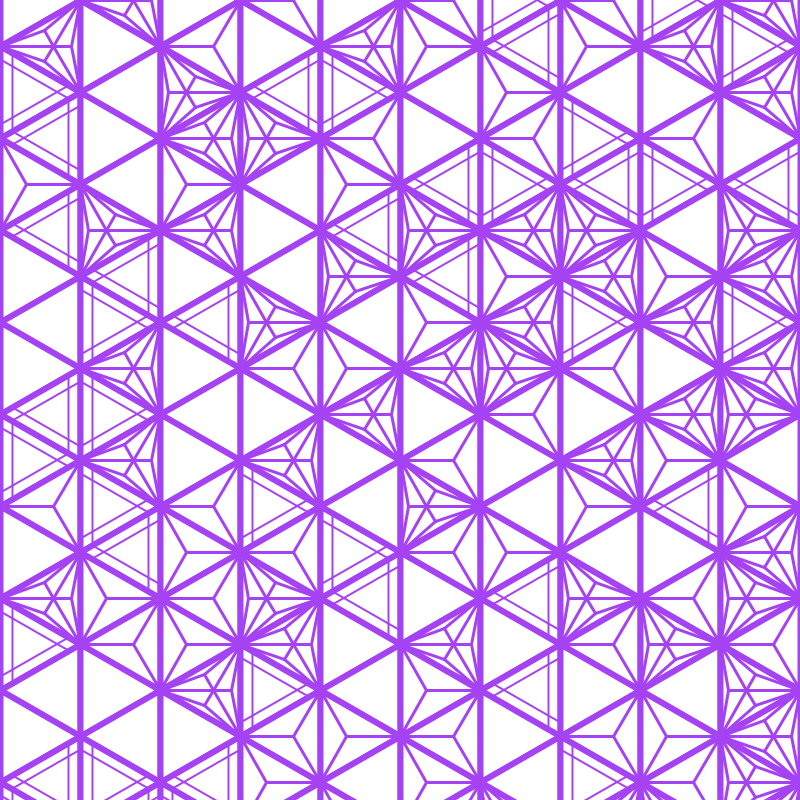
Frame 1 (no input)
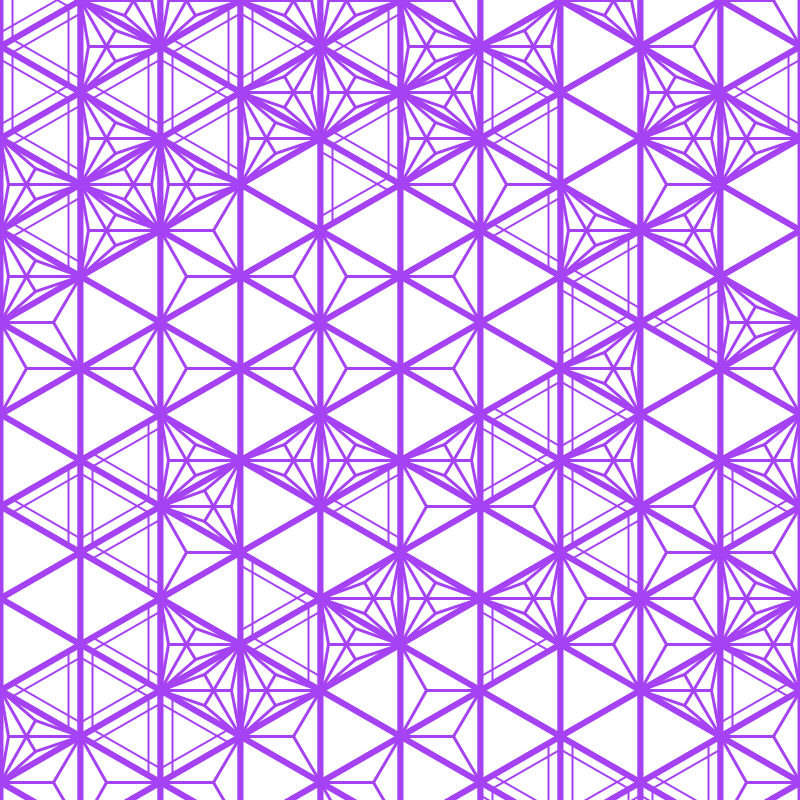
Frame 60 (the mouse pressed at the canvas centre just before this capture)
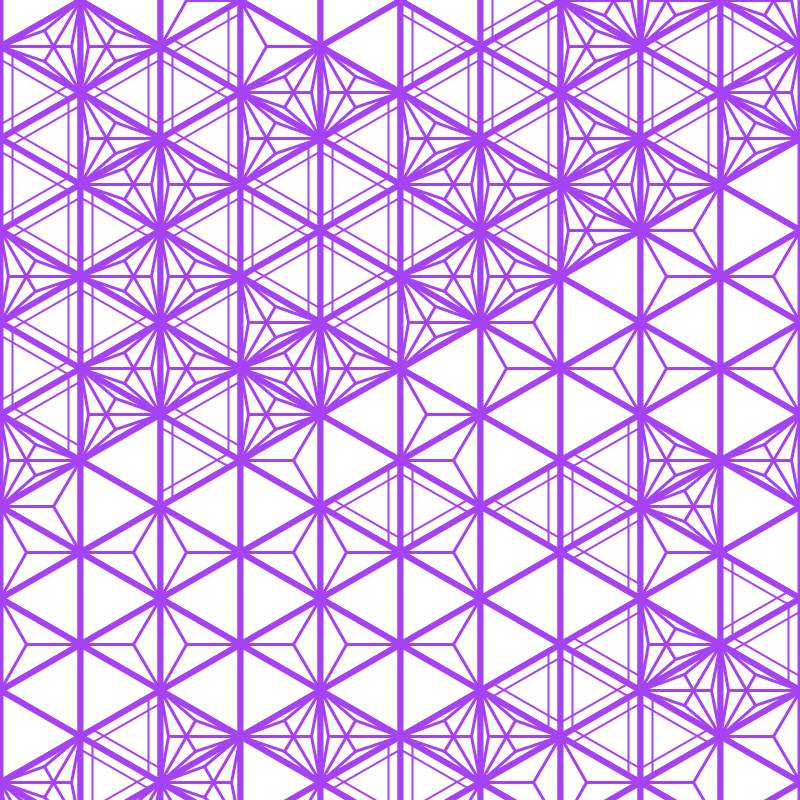
Frame 120 (the mouse held since frame 60 and released just before this capture)

The Processing sketch that drew these frames (run headless with seeded random() and noise(); from frame 60 on, the mouse is pressed at the canvas centre):

// Processing sketch: Kumiko2
// ── Kumiko2.pde
int rows = 0;
int cols = 10;

int triangleSize = 40;
float w = 0;

int frame = 0;

int[][] colors;

int time = 0;

void setup() {
  size(800,800);
  stroke(color(random(0,256), random(0,256), random(0,256)));
  //fill(color(random(0,256), random(0,256), random(0,256)));
  w = width/cols;
  triangleSize = (int)(w/cos(radians(30)));
  rows = height/(triangleSize/2) + 2;
  if (rows % 2 != 0) {
     rows++; 
  }
  
  colors = new int[cols][rows];
  for (int i = 0; i < cols; i++) {
     for (int j = 0; j < rows; j++) {
        int randomColor = (int)random(0,4);
        colors[i][j] = randomColor;
     }
  }
  drawTriangles();
}

void draw() {
  time++;
  if (time % 10 == 0) {
     save("Kumiko" + frame + ".jpg");
     drawTriangles(); 
     frame++;
  }
}

void drawTriangles() {
   for (int i = 0; i < cols; i++) {
      for (int j = -1; j < rows-1; j++) {
         int currColor = colors[i][j+1];
         
         PVector[] vertices = getTriangleVertices(i,j);
         strokeWeight(6);
         triangle(vertices[0].x,vertices[0].y,vertices[1].x,vertices[1].y,vertices[2].x,vertices[2].y);
         
         drawPattern(vertices, currColor);
     }
   }
   int[][] nextIter = new int[cols][rows];
   for (int i = 1; i < cols; i++) {
     nextIter[i] = colors[i-1]; 
   }
   nextIter[0] = getNextCol(nextIter[1]);
   colors = nextIter;
}

PVector[] getTriangleVertices(int i, int j) {
   PVector[] vertices = new PVector[3];
   int x1 = (int)(i * w);
   int y1 = triangleSize/2 * (j+1);
   
   int x2 = (int)((i + 1) * w);
   int y2 = triangleSize/2 * j;
   
   int x3 = (int)((i + 1) * w);
   int y3 = triangleSize/2 * (j+2);
   
   if (j % 2 == 0 && i % 2 == 0) {
     x1 = (int)(i * w);
     y1 = triangleSize/2 * (j + 1);
     
     x2 = (int)((i + 1) * w);
     y2 = triangleSize/2 * j;
     
     x3 = (int)((i + 1) * w);
     y3 = triangleSize/2 * (j+2);
   } else if (j % 2 == 0) {
     x1 = (int)(i * w);
     y1 = triangleSize/2 * j;
     
     x2 = (int)((i + 1) * w);
     y2 = triangleSize/2 * (j + 1);
     
     x3 = (int)(i * w);
     y3 = triangleSize/2 * (j+2);
   } else if (i % 2 == 0) {
     x1 = (int)(i * w);
     y1 = triangleSize/2 * j;
     
     x2 = (int)((i + 1) * w);
     y2 = triangleSize/2 * (j+1);
     
     x3 = (int)(i * w);
     y3 = triangleSize/2 * (j+2);
     
   }
   vertices[0] = new PVector(x1,y1);  
   vertices[1] = new PVector(x2,y2);  
   vertices[2] = new PVector(x3,y3);  
   
   return vertices;
}

int[] getNeighborPositions(int i, int j) {
  int[] positions = new int[6];
  int n1row, n1col, n2row, n2col, n3row, n3col;
         
  if (j % 2 == 0 && i % 2 == 0) {
   n1row = j - 1;
   n1col = i;
   
   n2row = j;
   n2col = i + 1;
   
   n3row = j + 1;
   n3col = i;
  } else if (j % 2 == 0) {
   n1row = j - 1;
   n1col = i;
   
   n2row = j + 1;
   n2col = i;
   
   n3row = j;
   n3col = i - 1;
  } else if (i % 2 == 0) {
   n1row = j - 1;
   n1col = i;
 
   n2row = j + 1;
   n2col = i;
 
   n3row = j;
   n3col = i - 1;  
  } else {
   n1row = j - 1;
   n1col = i;
   
   n2row = j;
   n2col = i + 1;
   
   n3row = j + 1;
   n3col = i;
  }
  n1row = n1row < -1 ? rows - 2 : n1row > rows - 2 ? -1 : n1row;
  n2row = n2row < -1 ? rows - 2 : n2row > rows - 2 ? -1 : n2row;
  n3row = n3row < -1 ? rows - 2 : n3row > rows - 2 ? -1 : n3row;
   
  n1col = n1col < 0 ? cols - 1 : n1col > cols - 1 ? 0 : n1col;
  n2col = n2col < 0 ? cols - 1 : n2col > cols - 1 ? 0 : n2col;
  n3col = n3col < 0 ? cols - 1 : n3col > cols - 1 ? 0 : n3col;
         
  positions[0] = n1row;
  positions[1] = n1col;
  positions[2] = n2row;
  positions[3] = n2col;
  positions[4] = n3row;
  positions[5] = n3col;
  
  return positions;
}

int getNumNeighbors(int[] nPosits) {
  int num = 0;
  
  num += colors[nPosits[1]][nPosits[0] + 1];
  num += colors[nPosits[3]][nPosits[2] + 1];
  num += colors[nPosits[5]][nPosits[4] + 1];
  
  return num;
}

int getNextPattern(int s, int[] nPosits) {
  int n = getNumNeighbors(nPosits);
  
  int newPattern = s;
  if (s > 0 && n < s * 2) {
    newPattern--; 
  } else if (s > 0 && n > s * 3) {
    newPattern--; 
  } else if (s > 0) {
    newPattern++;
  } else if (s < 3 && n > s * 2 && n < s * 4) {
    newPattern = 1; 
  }
  //if (s == 0 && n >= 3 && n <= 4) {
  //   newPattern = 2; 
  // } else if (s == 0 && n >= 5 && n <= 6) {
  //   newPattern = 1; 
  // } else if (s == 1 && n < 5) {
  //   newPattern = 0; 
  // } else if (s == 1 && n > 6) {
  //   newPattern = 0; 
  // } else if (s == 1) {
  //   newPattern = 2; 
  // } else if (s == 2 && n < 2) {
  //   newPattern = 0;
  // } else if (s == 2 && n < 4) {
  //   newPattern = 1;
  // } else if (s == 2 && n > 7) {
  //   newPattern = 0; 
  // } else if (s == 2 && n > 5) {
  //   newPattern = 1; 
  // } else if (s == 2) {
  //   newPattern = 3; 
  // } else if (s == 3 && n < 2) {
  //   newPattern = 1; 
  // } else if (s == 3 && n < 5) {
  //   newPattern = 2; 
  // } else if (s == 3 && n > 6) {
  //   newPattern = 1; 
  // } else if (s == 3 && n > 4) {
  //   newPattern = 2; 
  // }
   
   return newPattern;
}

void drawPattern(PVector[] verts, int pattern) {
  if (pattern == 1) {
    drawPattern1(verts); 
  } else if (pattern == 2) {
    drawPattern2(verts); 
  } else if (pattern == 3) {
    drawPattern3(verts); 
  }
}

void drawPattern1(PVector[] verts) {
  strokeWeight(2);
  float percent = 0.15;
  
  for (int i = 0; i < 3; i++) {
    PVector currP = verts[i];
    PVector prevP = i > 0 ? verts[i-1] : verts[2];
    PVector nextP = i < 2 ? verts[i+1] : verts[0];
    
    PVector p0 = new PVector(prevP.x*percent + currP.x*(1-percent), prevP.y*percent + currP.y*(1-percent));
    PVector p1 = new PVector(prevP.x*percent + nextP.x*(1-percent), prevP.y*percent + nextP.y*(1-percent));
    
    line(p0.x,p0.y,p1.x,p1.y);
  }
}

void drawPattern2(PVector[] verts) {
  strokeWeight(3);
  PVector center = new PVector(0,0);
  for (int i = 0; i < 3; i++) {
    center.x += verts[i].x;
    center.y += verts[i].y;
  }
  center.x /= 3;
  center.y /= 3;
  
  for (int i = 0; i < 3; i++) {
    PVector p = verts[i];
    line(p.x,p.y,center.x,center.y);
  }
}

void drawPattern3(PVector[] verts) {
  strokeWeight(3);
  PVector center = new PVector((verts[0].x+verts[1].x+verts[2].x)/3,(verts[0].y+verts[1].y+verts[2].y)/3); 
  
  PVector prevP = verts[2];
  for (int i = 0; i < 3; i++) {
    PVector p = verts[i];
    
    PVector center2 = new PVector((prevP.x+p.x+center.x)/3,(prevP.y+p.y+center.y)/3); 
    
    line(p.x,p.y,center.x,center.y);
    line(p.x,p.y,center2.x,center2.y);
    line(prevP.x,prevP.y,center2.x,center2.y);
    line(center.x,center.y,center2.x,center2.y);
    prevP = p;
  }
}

int[] getNextCol(int[] prev) {
   int[] next = new int[rows];
   for (int i = 0; i < rows; i++) {
     int prevI = i == 0 ? rows - 1 : i - 1; 
     int nextI = i == rows - 1 ? 0 : i + 1;
     
     int l = prev[prevI];
     int m = prev[i];
     int r = prev[nextI];
     
     int valL = l - m;
     int valR = r - m;
     
     int val = m;
     if (valL == 0 && valR == 0) {
        val = m;
     } else if (valL > 0 && valR > 0) {
       val = m; 
     } else if (valL < 0 && valR < 0) {
       val = m; 
     } else if (valL == 0 && valR < 0) {
       val-=2; 
     } else if (valL > 0 && valR == 0) {
       val+=2;
     } else if (valL < 0 && valR == 0) {
       val-=2; 
     } else if (valL == 0 && valR > 0) {
       val+=2;
     }  else if (valL >= 0 && valR < 0) {
       val--; 
     } else if (valL > 0 && valR <= 0) {
       val++;
     } else if (valL < 0 && valR >= 0) {
       val--; 
     } else if (valL <= 0 && valR > 0) {
       val++;
     }
     if (l == 3 && m == 0) {
       val = 3; 
     }
     val = val > 3 ? 3 : val < 0 ? 0 : val;
     
     next[i] = val;
   }
   return next;
}
